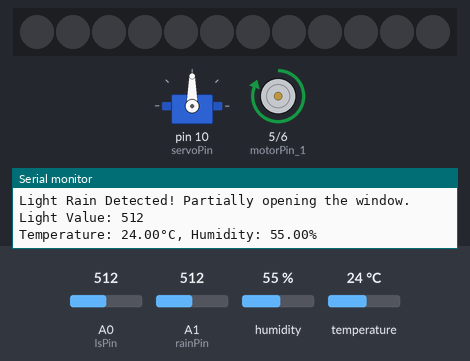
A sketch run on a simulated Arduino Uno, built with avr-gcc and run on an emulated ATmega328P. Parts: 12 RGB LEDs in strip order, left to right, servo, motor-driver pin pairs drawn as motors (green arrow = first pin HIGH = forward, orange = second pin HIGH = backward, longer = more drive), the last lines printed to the serial monitor. The inputs (shaded band) are chosen by the test bench; at power-on: A0 (lsPin) = 512, A1 (rainPin) = 512, temperature 24 °C, humidity 55 %. Dim RGB values are drawn brighter than linear.

Above: at 3.8 s.
3.9 s: A0 (lsPin) set to 30
At 6.7 s:
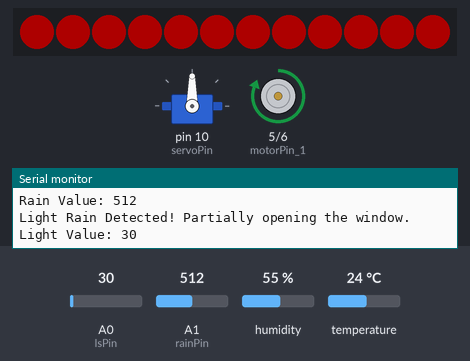
10.8 s: A1 (rainPin) set to 692
16.2 s: A1 (rainPin) set to 718
At 24.6 s:
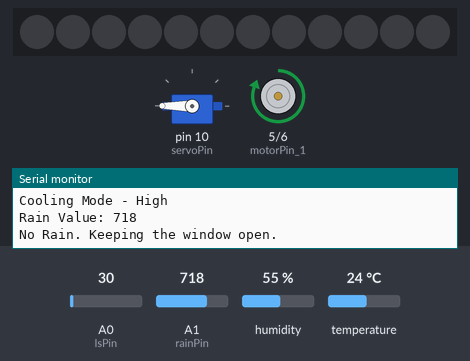
24.7 s: A0 (lsPin) set to 306
28.7 s: temperature set to 22 °C
At 34.3 s:
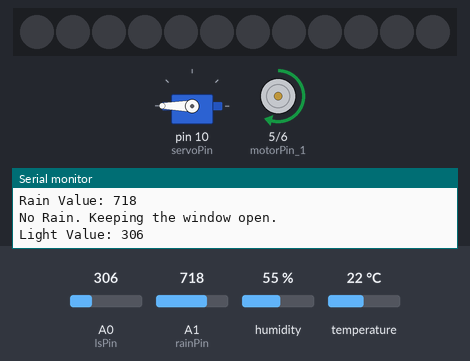
35.1 s: temperature set to 12 °C
At 41.0 s:
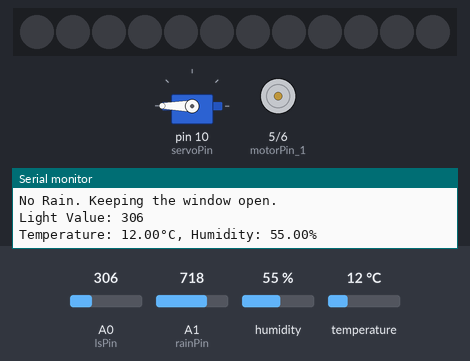
Timing chart, 0 to 42.1 s (numbered marks = the images above; inputs shaded):
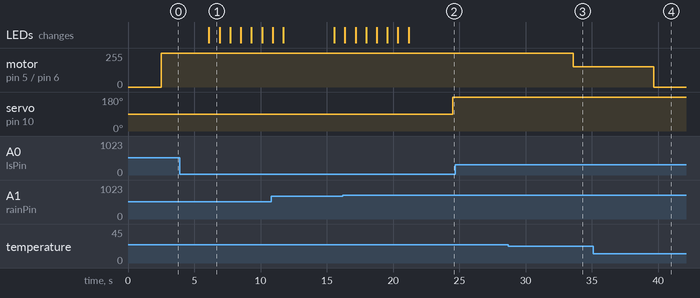

Measured:
- the behaviour switches between 700 and 701 on A1 (rainPin) (found by bisection; images 1 and 2)
- the behaviour switches between 24 and 23 °C on temperature (found by bisection; images 2 and 3)
- after the input at 3.9 s, the LEDs: change after 2.2 s (image 1)
- after the input at 16.2 s, servo on pin 10 (servoPin): 90° → 180° after 8.3 s
- after the input at 28.7 s, motor on pin 5 (motorPin_1) / pin 6 (motorPin_2): forward 255/255 → forward 153/255 after 4.9 s
- after the input at 35.1 s, motor on pin 5 (motorPin_1) / pin 6 (motorPin_2): forward 153/255 → stopped after 4.6 s
- what the display in image 1 shows lasts 0.8 s, from 6.1 s to 6.9 s

The sketch:

SL_AFC_RR.ino
```cpp
// ---------- Libraries  ----------
#include <Adafruit_NeoPixel.h> // 12 bit RGB LED library
#include <DHT.h>               // DHT11 temp & humi sensor library
#include <Servo.h>             // use Servo library

// ---------- Pin Def., Objects & Variables ----------
// 12 bit RGB LED + light sensor
int LED_PIN = 8;                                                   // Connect to D (DIN)
int LED_COUNT = 12;                                                // 12 LEDs on ring
Adafruit_NeoPixel strip(LED_COUNT, LED_PIN, NEO_GRB + NEO_KHZ800); // Create a NeoPixel LED strip object
int lsPin = A0;                                                    // set light sensor=A0
int lsValue;                                                       // light sensor value
int lsThs = 150;

// DHT11 temp & humi sensor + DC motor
int dhtPin = 2; // DHT11 data pin
int dhtType = DHT11;
DHT dht(dhtPin, dhtType);
float humi;
float temp;
int motorPin_1 = 5; // DRV8833 IN1
int motorPin_2 = 6; // DRV8833 IN2
int medWarm = 22;   // replace tempThs_1 with medWarm
int veryWarm = 24;  // replace tempThs_2 with veryWarm

// rain sensor + servo motor
int rainPin = A1;
int rainValue;
int lightRainThs = 700; // light rain threshold
int heavyRainThs = 400; // heavy rain threshold
int servoPin = 10;
int winClosDeg = 0;
int winHalfDeg = 90;
int winOpenDeg = 180;
Servo windowServo;

// ---------- Setup ----------
void setup()
{
    // put your setup code here, to run once:
    // serial monitor for debugging
    Serial.begin(9600);

    // 12 bit RGB LED + light sensor
    strip.begin();
    strip.setBrightness(50); // Low brightness
    strip.show();            // send data to LED ring
    pinMode(lsPin, INPUT);

    // DHT11 temp & humi sensor + DC motor
    dht.begin();
    pinMode(motorPin_1, OUTPUT);
    pinMode(motorPin_2, OUTPUT);

    // rain sensor + servo motor
    windowServo.attach(servoPin); // attaches servo to pin 10

}

// ---------- Loop ----------
void loop()
{
    // put your main code here, to run repeatedly:
    handleSmartLighting();
    updateTempHumi();
    handleAutoFanCooling();
    handleRainResponse();
}

// ---------- Functions ----------
// --- Smart Lighting ---
void handleSmartLighting()
{
    lsValue = analogRead(lsPin);
    Serial.print("Light Value: ");
    Serial.println(lsValue);
    if (lsValue < lsThs)
    {
        rainbow();
    }
    else
    {
        setColor(0, 0, 0);
    }
    delay(500);
}

void rainbow()
{
    // 🔴 RED
    setColor(255, 0, 0);
    delay(800);

    // 🟡 Yellow
    setColor(255, 255, 0);
    delay(800);

    // 🟠 Orange
    setColor(255, 100, 0);
    delay(800);

    // 🟢 GREEN
    setColor(0, 255, 0);
    delay(800);

    // 🔵 BLUE
    setColor(0, 0, 255);
    delay(800);

    // 🔷 Indigo
    setColor(75, 0, 130);
    delay(800);

    // 🟣 Violet
    setColor(148, 0, 211);
    delay(800);

    // ⚫ OFF
    setColor(0, 0, 0);
    delay(800);
}

void setColor(int r, int g, int b)
{
    for (int i = 0; i < LED_COUNT; i++)
    {
        strip.setPixelColor(i, strip.Color(r, g, b));
    }
    strip.show();
}

// --- Auto Fan Cooling ---
void updateTempHumi()
{
    humi = dht.readHumidity();
    temp = dht.readTemperature(); // Celsius
    Serial.print("Temperature: ");
    Serial.print(temp);
    Serial.print("°C, Humidity: ");
    Serial.print(humi);
    Serial.println("%");
    delay(2000); // DHT11 sensor can only be read every 2 seconds
}

void handleAutoFanCooling()
{
    if (temp < medWarm)
    {
        fanOff();
    }
    else if (temp >= medWarm && temp < veryWarm)
    {
        analogWrite(motorPin_1, 153);
        analogWrite(motorPin_2, 0); // half speed cooling fan
        Serial.println("Cooling Mode - Med");
    }
    else
    {
        analogWrite(motorPin_1, 255);
        analogWrite(motorPin_2, 0); // full speed cooling fan
        Serial.println("Cooling Mode - High");
    }
}

void fanOff()
{
    analogWrite(motorPin_1, 0);
    analogWrite(motorPin_2, 0); // stop motor: both inputs LOW
    Serial.println("Fan OFF");
}

// --- Rain Response ---
void handleRainResponse()
{
    rainValue = analogRead(rainPin);
    Serial.print("Rain Value: ");
    Serial.println(rainValue);

    if (rainValue > lightRainThs)
    {
        // No rain
        windowServo.write(winOpenDeg); // Open the window
        Serial.println("No Rain. Keeping the window open.");
    }
    else if (rainValue <= lightRainThs && rainValue > heavyRainThs)
    {
        // Light rain
        windowServo.write(winHalfDeg); // Partially open the window
        Serial.println("Light Rain Detected! Partially opening the window.");
    }
    else // rainValue <= heavyRainThs
    {
        // Heavy rain
        windowServo.write(winClosDeg); // Close the window
        Serial.println("Heavy Rain Detected! Closing the window.");
    }
    delay(500);
}
```
